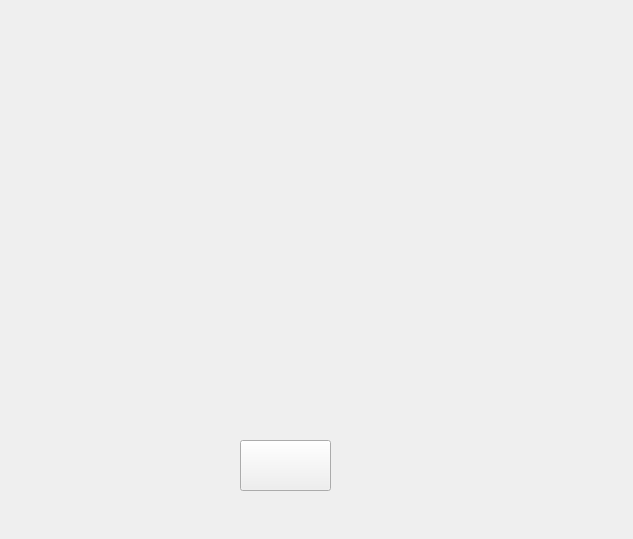
<?xml version="1.0" encoding="UTF-8"?>
<ui version="4.0">
 <class>Camera</class>
 <widget class="QWidget" name="Camera">
  <property name="geometry">
   <rect>
    <x>0</x>
    <y>0</y>
    <width>633</width>
    <height>539</height>
   </rect>
  </property>
  <property name="windowTitle">
   <string>Form</string>
  </property>
  <widget class="QPushButton" name="pushButton">
   <property name="geometry">
    <rect>
     <x>240</x>
     <y>440</y>
     <width>91</width>
     <height>51</height>
    </rect>
   </property>
   <property name="styleSheet">
    <string notr="true">border-image: url(:/image/image/catch.jpg);</string>
   </property>
   <property name="text">
    <string/>
   </property>
  </widget>
 </widget>
 <resources/>
 <connections/>
</ui>
